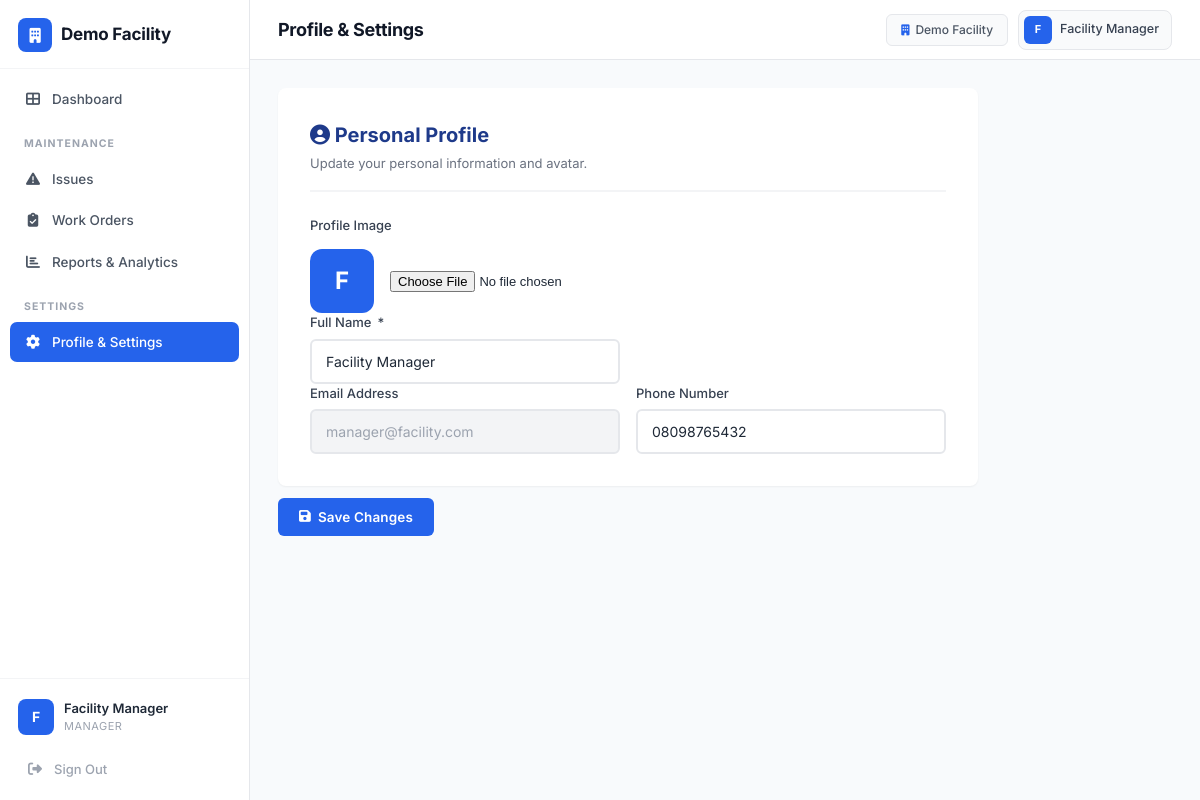
The app's page /profile.php (signed in) with its own data.
### tables this page shows
CREATE TABLE IF NOT EXISTS users (
    id INT AUTO_INCREMENT PRIMARY KEY,
    organization_id INT NOT NULL,
    full_name VARCHAR(100) NOT NULL,
    email VARCHAR(150) NOT NULL UNIQUE,
    password_hash VARCHAR(255) NOT NULL,
    phone VARCHAR(20),
    department VARCHAR(100),
    location VARCHAR(200),
    profile_image VARCHAR(255) DEFAULT NULL,
    role ENUM('user', 'technician', 'manager', 'admin', 'superadmin') NOT NULL DEFAULT 'user',
    is_approved TINYINT(1) NOT NULL DEFAULT 0,
    is_active TINYINT(1) NOT NULL DEFAULT 1,
    created_at TIMESTAMP DEFAULT CURRENT_TIMESTAMP,
    updated_at TIMESTAMP DEFAULT CURRENT_TIMESTAMP ON UPDATE CURRENT_TIMESTAMP,
    FOREIGN KEY (organization_id) REFERENCES organizations(id) ON DELETE CASCADE
);

### includes/auth.php (called while the page is built, shortened)
<?php
function is_logged_in() {
    return isset($_SESSION['user_id']);
}
function current_user() {
    return [
        'id' => $_SESSION['user_id'],
        'name' => $_SESSION['user_name'],
        'email' => $_SESSION['user_email'],
        'role' => $_SESSION['user_role'],
        'organization_id' => $_SESSION['organization_id'],
        'org_name' => $_SESSION['org_name'],
        'org_code' => $_SESSION['org_code'],
        'profile_image' => $_SESSION['profile_image'] ?? null,
        'logo_path' => $_SESSION['logo_path'] ?? null
    ];
}
?>

### profile.php (the view, shortened to what this page needs)
<?php
require_once __DIR__ . '/includes/auth.php';
$page_title = 'Profile & Settings';
$user = current_user();
$db = getDBConnection();
$stmt = $db->prepare("SELECT * FROM users WHERE id = ?");
$stmt->execute([$user['id']]);
$user_data = $stmt->fetch();
require_once __DIR__ . '/includes/header.php';
?>
<div class="form-container">
    <form method="POST" action="" enctype="multipart/form-data">
        <div class="form-card">
            <div class="form-card-header">
                <h2><i class="fas fa-user-circle"></i> Personal Profile</h2>
                <p>Update your personal information and avatar.</p>
            </div>
            <div class="form-row">
                <div class="form-group">
                    <label>Profile Image</label>
                    <div style="display:flex; align-items:center; gap:16px; margin-top:8px;">
                        <?php if ($user_data['profile_image']): ?>
                            <img src="<?php echo APP_URL . '/' . htmlspecialchars($user_data['profile_image']); ?>" alt="Current Avatar" style="width:64px;height:64px;border-radius:12px;object-fit:cover;border:1px solid #E5E7EB;">
                        <?php else: ?>
                            <div style="width:64px;height:64px;border-radius:12px;background:var(--primary);color:#fff;display:flex;align-items:center;justify-content:center;font-size:24px;font-weight:700;">
                                <?php echo strtoupper(substr($user_data['full_name'], 0, 1)); ?>
                            </div>
                        <?php endif; ?>
                        <input type="file" name="profile_image" accept="image/*" style="font-size:13px;">
                    </div>
                </div>
            </div>
            <div class="form-row">
                <div class="form-group">
                    <label for="full_name">Full Name <span class="req">*</span></label>
                    <input type="text" id="full_name" name="full_name" required value="<?php echo htmlspecialchars($user_data['full_name']); ?>">
                </div>
            </div>
            <div class="form-row">
                <div class="form-group">
                    <label for="email">Email Address</label>
                    <input type="email" id="email" value="<?php echo htmlspecialchars($user_data['email']); ?>" disabled style="background:#F3F4F6; color:#9CA3AF;">
                </div>
                <div class="form-group">
                    <label for="phone">Phone Number</label>
                    <input type="text" id="phone" name="phone" value="<?php echo htmlspecialchars($user_data['phone'] ?? ''); ?>">
                </div>
            </div>
        </div>
        <div class="form-actions">
            <button type="submit" class="btn btn-primary"><i class="fas fa-save"></i> Save Changes</button>
        </div>
    </form>
</div>
<?php require_once __DIR__ . '/includes/footer.php'; ?>

### includes/header.php (shortened to what this page needs)
<?php
$user = current_user();
$user_role = $user ? $user['role'] : '';
$current_page = basename($_SERVER['PHP_SELF']);
$current_dir = basename(dirname($_SERVER['PHP_SELF']));
?>
<!DOCTYPE html>
<html lang="en">
<head>
    <link rel="stylesheet" href="https://cdnjs.cloudflare.com/ajax/libs/font-awesome/6.4.0/css/all.min.css">
    <link rel="stylesheet" href="<?php echo APP_URL; ?>/assets/css/style.css">
</head>
<body>
    <?php if ($user): ?>
    <aside class="sidebar" id="sidebar">
        <div class="sidebar-header">
            <a href="<?php echo APP_URL; ?>" class="logo">
                <?php if ($user['logo_path']): ?>
                    <img src="<?php echo APP_URL . '/' . htmlspecialchars($user['logo_path']); ?>" alt="Logo" class="sidebar-org-logo">
                <?php else: ?>
                    <div class="logo-icon"><i class="fas fa-building"></i></div>
                <?php endif; ?>
                <span class="logo-text"><?php echo htmlspecialchars(strlen($user['org_name']) > 15 ? substr($user['org_name'],0,15).'...' : $user['org_name']); ?></span>
            </a>
        </div>
        <nav class="sidebar-nav">
            <?php if ($user_role === 'user'): ?>
                <a href="<?php echo APP_URL; ?>/tenant/dashboard.php" class="nav-item <?php echo ($current_page === 'dashboard.php' && $current_dir === 'tenant') ? 'active' : ''; ?>">
                    <i class="fas fa-th-large"></i>
                    <span>Dashboard</span>
                </a>
                <a href="<?php echo APP_URL; ?>/tenant/new-request.php" class="nav-item <?php echo $current_page === 'new-request.php' ? 'active' : ''; ?>">
                    <i class="fas fa-plus-circle"></i>
                    <span>Report Issue</span>
                </a>
                <a href="<?php echo APP_URL; ?>/tenant/my-requests.php" class="nav-item <?php echo $current_page === 'my-requests.php' ? 'active' : ''; ?>">
                    <i class="fas fa-clipboard-list"></i>
                    <span>My Reports</span>
                </a>
                <div class="nav-label">Settings</div>
                <a href="<?php echo APP_URL; ?>/profile.php" class="nav-item <?php echo $current_page === 'profile.php' ? 'active' : ''; ?>">
                    <i class="fas fa-user-cog"></i>
                    <span>Profile Settings</span>
                </a>
            <?php else:  ?>
                <a href="<?php echo APP_URL; ?>/admin/dashboard.php" class="nav-item <?php echo ($current_page === 'dashboard.php' && $current_dir === 'admin') ? 'active' : ''; ?>">
                    <i class="fas fa-th-large"></i>
                    <span>Dashboard</span>
                </a>
                <div class="nav-label">Maintenance</div>
                <a href="<?php echo APP_URL; ?>/admin/requests.php" class="nav-item <?php echo $current_page === 'requests.php' ? 'active' : ''; ?>">
                    <i class="fas fa-triangle-exclamation"></i>
                    <span>Issues</span>
                </a>
                <a href="<?php echo APP_URL; ?>/admin/manage-request.php" class="nav-item <?php echo $current_page === 'manage-request.php' ? 'active' : ''; ?>">
                    <i class="fas fa-clipboard-check"></i>
                    <span>Work Orders</span>
                </a>
                <a href="<?php echo APP_URL; ?>/admin/reports.php" class="nav-item <?php echo $current_page === 'reports.php' ? 'active' : ''; ?>">
                    <i class="fas fa-chart-bar"></i>
                    <span>Reports &amp; Analytics</span>
                </a>
                <div class="nav-label">Settings</div>
                <a href="<?php echo APP_URL; ?>/profile.php" class="nav-item <?php echo $current_page === 'profile.php' ? 'active' : ''; ?>">
                    <i class="fas fa-cog"></i>
                    <span>Profile & Settings</span>
                </a>
            <?php endif; ?>
        </nav>
        <div class="sidebar-footer">
            <div class="user-info">
                <?php if ($user['profile_image']): ?>
                    <img src="<?php echo APP_URL . '/' . htmlspecialchars($user['profile_image']); ?>" alt="User" class="user-avatar-img">
                <?php else: ?>
                    <div class="user-avatar"><?php echo strtoupper(substr($user['name'], 0, 1)); ?></div>
                <?php endif; ?>
                <div class="user-details">
                    <span class="user-name"><?php echo htmlspecialchars($user['name']); ?></span>
                    <span class="user-role"><?php echo ucfirst($user_role); ?></span>
                </div>
            </div>
            <a href="<?php echo APP_URL; ?>/logout.php" class="nav-item logout-btn">
                <i class="fas fa-sign-out-alt"></i>
                <span>Sign Out</span>
            </a>
        </div>
    </aside>
    <main class="main-content" id="mainContent">
        <header class="top-navbar">
            <div class="navbar-left">
                <div class="page-heading">
                    <h1 class="page-title"><?php echo htmlspecialchars($page_title); ?></h1>
                </div>
            </div>
            <div class="navbar-right">
                <div class="org-pill">
                    <?php if ($user['logo_path']): ?>
                        <img src="<?php echo APP_URL . '/' . htmlspecialchars($user['logo_path']); ?>" alt="Org" class="nav-org-img">
                    <?php else: ?>
                        <i class="fas fa-building"></i>
                    <?php endif; ?>
                    <?php echo htmlspecialchars($user['org_name']); ?>
                </div>
                <div class="nav-user-pill">
                    <?php if ($user['profile_image']): ?>
                        <img src="<?php echo APP_URL . '/' . htmlspecialchars($user['profile_image']); ?>" alt="Avatar" class="nav-avatar-img">
                    <?php else: ?>
                        <div class="nav-avatar"><?php echo strtoupper(substr($user['name'], 0, 1)); ?></div>
                    <?php endif; ?>
                    <span><?php echo htmlspecialchars($user['name']); ?></span>
                </div>
            </div>
        </header>
        <div class="page-content">
    <?php else: ?>
    <main class="auth-main">
    <?php endif; ?>

### records on screen
users: full_name "F", full_name "Facility Manager", role "MANAGER", email "manager@facility.com", phone "08098765432"

### other values on screen
$page_title "Profile & Settings"
$user['org_name'] "Demo Facility"
